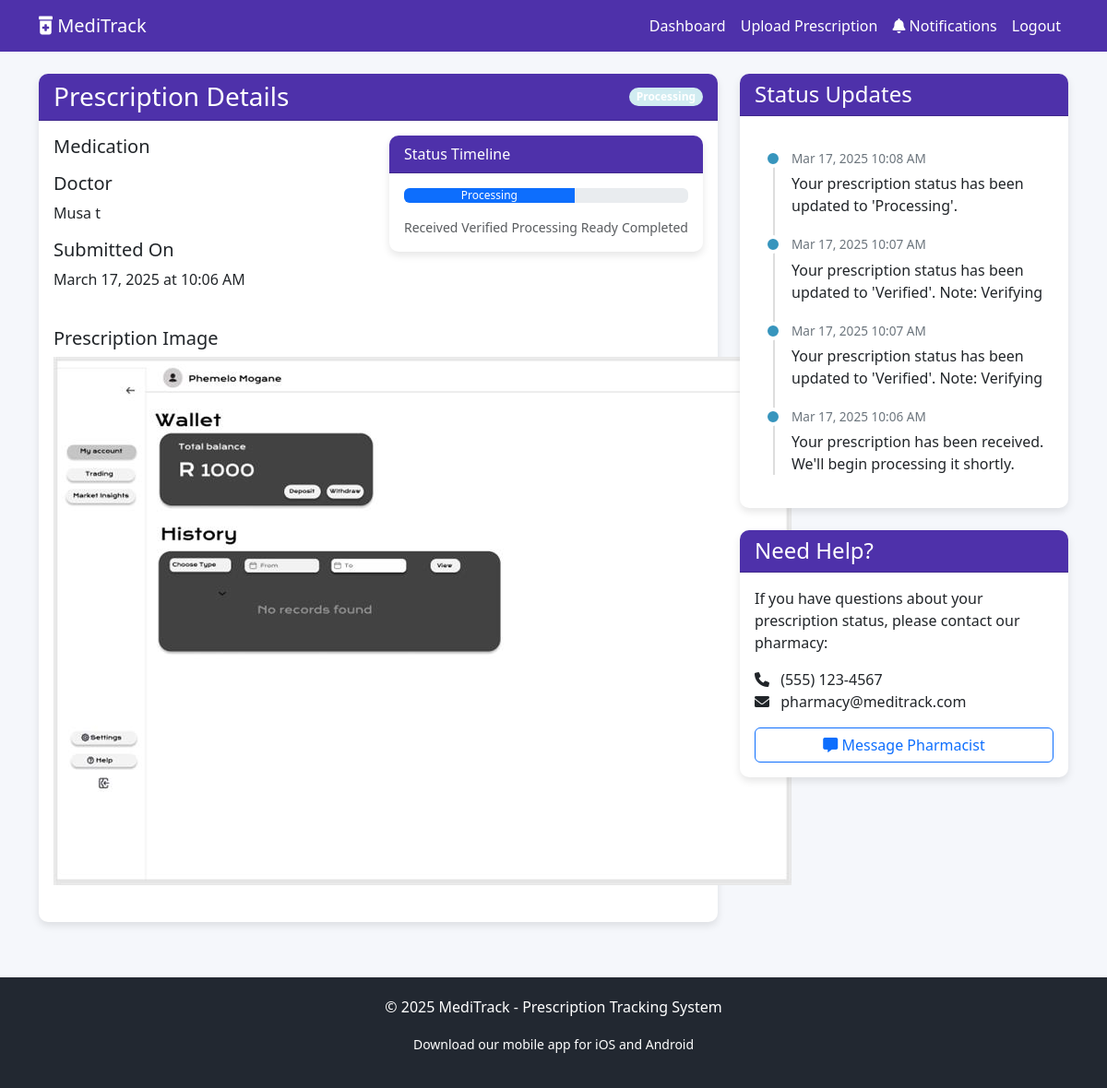
/view_prescription/3 (signed in), run on the app's committed database.
### prescrib.py (models this page shows)
class Prescription(db.Model):
    id = db.Column(db.Integer, primary_key=True)
    filename = db.Column(db.String(100))
    file_path = db.Column(db.String(255))
    upload_date = db.Column(db.DateTime, default=datetime.utcnow)
    doctor_name = db.Column(db.String(100))
    medication = db.Column(db.String(100))
    status = db.Column(db.String(20), default='Received')  # Received, Verified, Processing, Ready, Completed
    pharmacy_notes = db.Column(db.Text)
    pickup_date = db.Column(db.DateTime, nullable=True)
    user_id = db.Column(db.Integer, db.ForeignKey('user.id'), nullable=False)
    notifications = db.relationship('Notification', backref='prescription', lazy=True)

class Notification(db.Model):
    id = db.Column(db.Integer, primary_key=True)
    timestamp = db.Column(db.DateTime, default=datetime.utcnow)
    message = db.Column(db.Text)
    is_read = db.Column(db.Boolean, default=False)
    prescription_id = db.Column(db.Integer, db.ForeignKey('prescription.id'), nullable=False)

### prescrib.py (the view)
@app.route('/view_prescription/<int:prescription_id>')
@login_required
def view_prescription(prescription_id):
    prescription = Prescription.query.get_or_404(prescription_id)
    if prescription.user_id != current_user.id:
        flash('Unauthorized access')
        return redirect(url_for('dashboard'))
    file_url = url_for('static', filename=prescription.file_path)
    notifications = Notification.query.filter_by(
        prescription_id=prescription_id
    ).order_by(Notification.timestamp.desc()).all()
    for notification in notifications:
        if not notification.is_read:
            notification.is_read = True
    db.session.commit()
    return render_template('prescription_details.html',
                          prescription=prescription,
                          file_url=file_url,
                          notifications=notifications)

### prescrib.py (called while the page is built)
@login_manager.user_loader
def load_user(user_id):
    return User.query.get(int(user_id))

### templates/prescription_details.html (shortened to what this page needs)
{% extends "base.html" %}
{% block content %}
<div class="row">
    <div class="col-md-8">
        <div class="card">
            <div class="card-header d-flex justify-content-between align-items-center">
                <h3 class="mb-0">Prescription Details</h3>
                <span class="badge rounded-pill status-{{ prescription.status.lower() }}">{{ prescription.status }}</span>
            </div>
            <div class="card-body">
                <div class="row mb-4">
                    <div class="col-md-6">
                        <h5>Medication</h5>
                        <h5>Doctor</h5>
                        <p>{{ prescription.doctor_name }}</p>
                        <h5>Submitted On</h5>
                        <p>{{ prescription.upload_date.strftime('%B %d, %Y at %I:%M %p') }}</p>
                    </div>
                    <div class="col-md-6">
                        <div class="card">
                            <div class="card-header">Status Timeline</div>
                            <div class="card-body">
                                <div class="progress mb-3">
                                    {% set status_value = {
                                        'Received': 20,
                                        'Verified': 40,
                                        'Processing': 60,
                                        'Ready': 80,
                                        'Completed': 100
                                    } %}
                                    <div class="progress-bar" role="progressbar" style="width: {{ status_value[prescription.status] }}%"
                                         aria-valuenow="{{ status_value[prescription.status] }}" aria-valuemin="0" aria-valuemax="100">
                                        {{ prescription.status }}
                                    </div>
                                </div>
                                <div class="d-flex justify-content-between small text-muted">
                                    <span>Received</span>
                                    <span>Verified</span>
                                    <span>Processing</span>
                                    <span>Ready</span>
                                    <span>Completed</span>
                                </div>
                            </div>
                        </div>
                    </div>
                </div>
                <div class="mb-4">
                    <h5>Prescription Image</h5>
                    {% if prescription.file_path.endswith('.pdf') %}
                        <div class="alert alert-info">
                            <i class="fas fa-file-pdf"></i> PDF document uploaded
                        </div>
                    {% else %}
                    <img src="{{ url_for('static', filename=prescription.file_path) }}" alt="Prescription Image">
                    {% endif %}
                </div>
            </div>
        </div>
    </div>
    <div class="col-md-4">
        <div class="card">
            <div class="card-header">
                <h4 class="mb-0">Status Updates</h4>
            </div>
            <div class="card-body">
                <ul class="timeline">
                    {% for notification in notifications %}
                        <li class="timeline-item">
                            <div class="timeline-marker"></div>
                            <div class="timeline-content">
                                <div class="timeline-info">{{ notification.timestamp.strftime('%b %d, %Y %I:%M %p') }}</div>
                                <p>{{ notification.message }}</p>
                            </div>
                        </li>
                    {% endfor %}
                </ul>
            </div>
        </div>
        <div class="card mt-4">
            <div class="card-header">
                <h4 class="mb-0">Need Help?</h4>
            </div>
            <div class="card-body">
                <p>If you have questions about your prescription status, please contact our pharmacy:</p>
                <ul class="list-unstyled">
                    <li><i class="fas fa-phone me-2"></i> (555) 123-4567</li>
                    <li><i class="fas fa-envelope me-2"></i> pharmacy@meditrack.com</li>
                </ul>
                <div class="d-grid mt-3">
                    <button class="btn btn-outline-primary" onclick="alert('Contact feature coming soon!')">
                        <i class="fas fa-comment-alt"></i> Message Pharmacist
                    </button>
                </div>
            </div>
        </div>
    </div>
</div>
{% endblock %}

### templates/base.html (shortened to what this page needs)
<!DOCTYPE html>
<html lang="en">
<head>
    <link href="https://cdn.jsdelivr.net/npm/bootstrap@5.3.0-alpha1/dist/css/bootstrap.min.css" rel="stylesheet">
    <link rel="stylesheet" href="https://cdnjs.cloudflare.com/ajax/libs/font-awesome/6.0.0/css/all.min.css">
</head>
<body>
    <nav class="navbar navbar-expand-lg navbar-dark">
        <div class="container">
            <a class="navbar-brand" href="{{ url_for('index') }}">
                <i class="fas fa-prescription-bottle-alt"></i> MediTrack
            </a>
            <div class="collapse navbar-collapse" id="navbarNav">
                <ul class="navbar-nav ms-auto">
                    {% if current_user.is_authenticated %}
                        <li class="nav-item">
                            <a class="nav-link" href="{{ url_for('dashboard') }}">Dashboard</a>
                        </li>
                        <li class="nav-item">
                            <a class="nav-link" href="{{ url_for('upload_prescription') }}">Upload Prescription</a>
                        </li>
                        <li class="nav-item position-relative">
                            <a class="nav-link" href="{{ url_for('notifications') }}">
                                <i class="fas fa-bell"></i> Notifications
                            </a>
                        </li>
                        <li class="nav-item">
                            <a class="nav-link" href="{{ url_for('logout') }}">Logout</a>
                        </li>
                    {% endif %}
                </ul>
            </div>
        </div>
    </nav>
    <div class="container mt-4">
        {% block content %}{% endblock %}
    </div>
    <footer class="footer">
        <div class="container text-center">
            <p>© 2025 MediTrack - Prescription Tracking System</p>
            <p><small>Download our mobile app for iOS and Android</small></p>
        </div>
    </footer>
</body>
</html>

### templates/base.html (style rules this page uses)
:root { --primary-color: #4E31AA; --secondary-color: #2F58CD; --accent-color: #3795BD; --light-color: #F5F7FB; --dark-color: #222831; }
body { font-family: 'Segoe UI', Tahoma, Geneva, Verdana, sans-serif; background-color: var(--light-color); color: var(--dark-color); }
.navbar { background-color: var(--primary-color); }
.nav-link, .navbar-brand { color: white !important; }
.card { border-radius: 10px; box-shadow: 0 4px 8px rgba(0, 0, 0, 0.1); margin-bottom: 20px; border: none; }
.card-header { background-color: var(--primary-color); color: white; border-radius: 10px 10px 0 0 !important; }
.status-processing { background-color: #d1ecf1; }
.timeline { position: relative; margin: 20px 0; padding: 0; list-style: none; }
.timeline::before { content: ''; position: absolute; top: 0; bottom: 0; left: 20px; width: 2px; background: #ddd; }
.timeline-item { position: relative; margin-bottom: 20px; padding-left: 40px; }
.timeline-marker { position: absolute; top: 0; left: 10px; width: 20px; height: 20px; border-radius: 50%; background: var(--accent-color); border: 4px solid white; }
.timeline-info { margin-bottom: 5px; font-size: 0.85em; color: #6c757d; }
footer { background-color: var(--dark-color); color: white; padding: 20px 0; margin-top: 40px; }

### data on the page
Prescription: status "Processing", doctor_name "Musa t", upload_date "March 17, 2025 at 10:06 AM", file_path (picture)
Notification: timestamp "Mar 17, 2025 10:08 AM", message "Your prescription status has been updated to 'Processing'."
Notification: timestamp "Mar 17, 2025 10:07 AM", message "Your prescription status has been updated to 'Verified'. Note: Verifying"
Notification: timestamp "Mar 17, 2025 10:07 AM", message "Your prescription status has been updated to 'Verified'. Note: Verifying"
Notification: timestamp "Mar 17, 2025 10:06 AM", message "Your prescription has been received. We'll begin processing it shortly."
